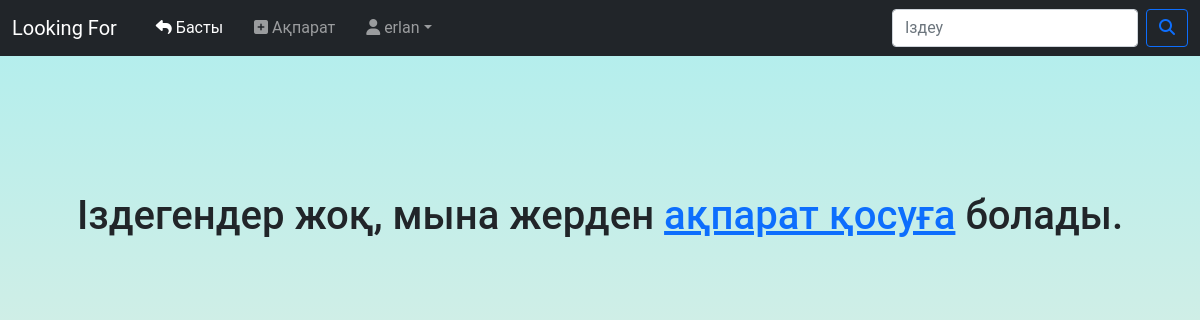
Page / (signed in) on the earlier database version.
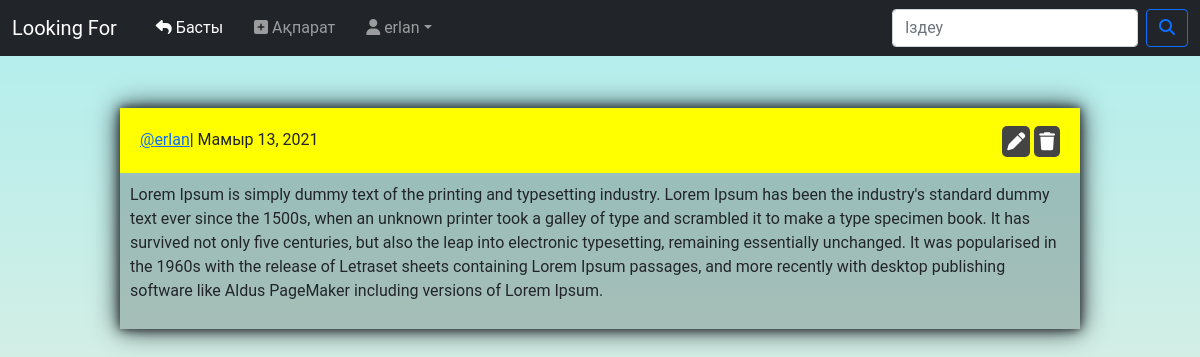
Same page on the later database version.
### mainapp/models.py (models this page shows, shortened)
class Article(models.Model):
	author       = models.ForeignKey(User, on_delete=models.CASCADE)
	first_name   = models.CharField('Есіміңіз', max_length = 40)
	last_name    = models.CharField('Әкеңіз', max_length = 40, blank = True, default = 'Білмеймін')
	third_name   = models.CharField('Атаңыз', max_length = 40, blank = True, default = 'Білмеймін')
	fourth_name  = models.CharField('Атаңыздың әкесі', max_length = 40, blank = True, default = 'Білмеймін')
	fiveth_name  = models.CharField('Атаңыздың атасы', max_length = 40, blank = True, default = 'Білмеймін')
	sixth_name   = models.CharField('Атаңыздың атасының әкесі', max_length = 40, blank = True, default = 'Білмеймін')
	seventh_name = models.CharField('Оның атасы', max_length = 40, blank = True, default = 'Білмеймін')
	ru  = models.CharField('Ру', max_length = 90, blank = True, default = 'Білмеймін')
	jus = models.CharField('Жүз', max_length = 90, blank = True, default = 'Білмеймін')
	jynys = models.CharField('Жынысыныз', max_length = 150)
	biog         = models.TextField('Өзіңіз жайында') # категория ПОСТ болған жағдайда, ПОСТ денесі (body)
	birth_day    = models.CharField('Туылған күні', max_length = 3)
	birth_mounth = models.CharField('Туылған Айы', max_length = 20)
	birth_year   = models.CharField('Туылған Жылы', max_length = 150)
	date           = models.DateField('Уақыты', auto_now_add = True)
	contact_number = models.CharField('Байланыс телефоны', max_length = 11, blank = True)
	facebook       = models.CharField('Facebook', max_length = 250, blank = True)
	instagram	   = models.CharField('Instagram', max_length = 250)
	whatsapp	   = models.CharField('Whatsapp', max_length = 12, blank = True)
	category = models.CharField('Категория', max_length = 10, blank = True, default = 'Іздеу')

### mainapp/views.py (the view)
# urls.py: path('', views.MainView.as_view(), name = 'home'),
class MainView(ListView):
	model = Article
	template_name = 'index/index.html'
	ordering = '-date'

### mainapp/templates/index/index.html (shortened to what this page needs)
{% extends 'base.html' %}
{% load static %}
{% block content %}
<br>
	{% if user.is_authenticated %}
	{% if object_list %}
		{% for object in object_list %}
			{% if object.category == 'Іздеу' %}
			<div class="my-container">
				<div class="object-header">
					<div class="author-date">
						<a href="{% url 'profile' object.author.id %}"> @{{ object.author }} </a>  | {{ object.date }}
					</div>
					<div class="nav-icon">
						<div>
							<a href="{% url 'details' object.id %}" id="icon">
								<i class="fas fa-angle-double-right"></i></a>
							{% if object.author == request.user %}
							<a href="{% url 'update' object.id %}" id="icon">
								<i class="fas fa-pen" ></i></a>
							<a href="{% url 'delete' object.id %}" id="icon">
								<i class="fas fa-trash"></i></i></a>
							{% endif %}
						</div>
					</div>
				</div>
				<div class="object-body">
					<div class="object-name">
						<h4>
							{{ object.first_name }} {{ object.third_name }}
							{% if object.last_name %}
							{% if object.jynys == 'Ұл' %}
								{{ object.last_name }}ұлы
							{% elif object.jynys == 'Қыз' %}
								{{ object.last_name }}қызы
							{% endif %}
							{% endif %}
						</h4>
						<p><strong>Жүз: </strong>{{ object.jus }}</p>
						<p><strong>Ру: </strong>{{ object.ru }}</p>
						<p>{{ object.birth_day }} {{ object.birth_mounth }} {{ object.birth_year }}</p>
						{% if object.facebook %}
							<p class="btn-facebook"><i  style="font-size: 22px; " class="fab fa-facebook-square"></i> <a href="{{ object.facebook }}" target="_blank">{{ object.first_name }} {{ object.third_name }} </a></p>
						{% endif %}
						{% if object.instagram %}
							<p class="btn-instagram"><i style="font-size: 22px; "  class="fab fa-instagram-square"></i> <a href="{{ object.instagram }}" target="_blank">{{ object.first_name }} {{ object.third_name }} </a></p>
						{% endif %}
						{% if object.whatsapp %}
							<p class="btn-whatsapp"><i style="font-size: 22px; " class="fab fa-whatsapp-square"></i> {{ object.whatsapp }}</p>
						{% endif %}
					</div>
					<hr>
					<div class="object-biog">
						{{ object.biog }}
					</div>
				</div>
			</div>
			{% elif object.category == 'Пост' %}
				<div class="my-container">
					<div class="object-header">
						<div class="author-date">
							<a href="{% url 'profile' object.author.id %}"> @{{ object.author }} </a>  | {{ object.date }}
						</div>
						<div class="nav-icon">
							<div>
								{% if object.author == request.user %}
								<a href="{% url 'update' object.id %}" id="icon">
									<i class="fas fa-pen" ></i></a>
								<a href="{% url 'delete' object.id %}" id="icon">
									<i class="fas fa-trash"></i></i></a>
								{% endif %}
							</div>
						</div>
					</div>
					<div class="category-post">
						<p>{{ object.biog }}</p>
					</div>
				</div>
			{% endif %}
		{% endfor %}
	{% else %}<br><br>
	<br><br>
<br><br>
	<h1 style="text-align: center;">Іздегендер жоқ, мына жерден <a href="{% url 'add' %}">ақпарат қосуға</a> болады.</h1>
	{% endif %}
	<br><br><br><br>
	{% endif %}
{% endblock %}

Differences in the rows shown:
added Article: author "erlan", date "Мамыр 13, 2021", biog "Lorem Ipsum is simply dummy text of the printing and typesetting industry. Lorem Ipsum has been the industry's standard dummy text ever since the 1500s, when an unknown printer took a galley of type and scrambled it to make a type specimen book. It has survived not only five centuries, but also the leap into electronic typesetting, remaining essentially unchanged. It was popularised in the 1960s with the release of Letraset sheets containing Lorem Ipsum passages, and more recently with desktop publishing software like Aldus PageMaker including versions of Lorem Ipsum."
Other differences:
text no longer shown: "Іздегендер жоқ, мына жерден ақпарат қосуға болады."
